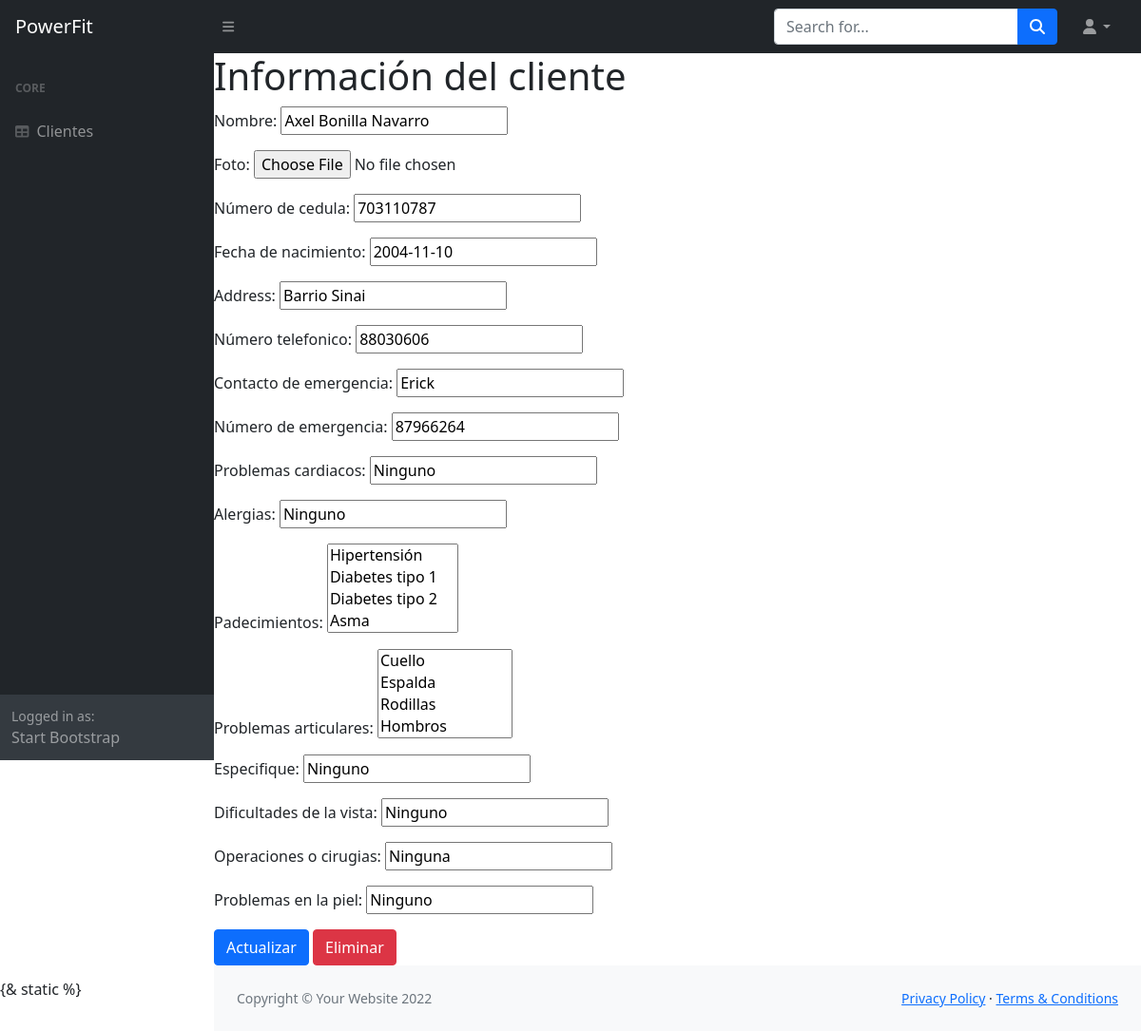
The page /users/update.html/1 on the database its author committed.
### HealthQuest/models.py (models this page shows, shortened)
class HealthQuests (models.Model):
    name = models.CharField(max_length=100, verbose_name= 'Nombre')
    photo = models.FileField(max_length=254, null=True, blank=True, verbose_name='Foto')
    identification = models.IntegerField(verbose_name= 'Número de cedula', blank=True, null=True, unique=True)
    Date_of_birth = models.DateField(default=datetime.date.today, verbose_name= 'Fecha de nacimiento')
    address = models.CharField(max_length=100)
    phone_number = models.IntegerField(verbose_name= 'Número telefonico')
    emergency_contact = models.CharField(max_length=100, verbose_name= 'Contacto de emergencia')
    emergency_number = models.IntegerField(verbose_name= 'Número de emergencia')
    heart_problems = models.CharField(max_length=100, default='Ninguno', verbose_name='Problemas cardiacos')
    allergies = models.CharField(max_length=100, default='Ninguno', verbose_name='Alergias')
    ailments = models.ManyToManyField(Ailments, verbose_name='Padecimientos', blank=True)
    joint_problems = models.ManyToManyField(Joint_problems, verbose_name='Problemas articulares', blank=True)
    specify = models.CharField(max_length=200, default='Ninguno', verbose_name='Especifique')
    vision_difficulties = models.CharField(max_length=100, default='Ninguno', verbose_name='Dificultades de la vista')
    operations_surgeries = models.CharField(max_length=100, default='Ninguna', verbose_name='Operaciones o cirugias')
    skin_problems = models.CharField(max_length=100, default='Ninguno', verbose_name='Problemas en la piel')

### HealthQuest/views.py (the view, shortened to what this page needs)
# urls.py: path('users/update.html/<int:pk>', views.updateuser.as_view(template_name='HealthQuest/update.html'), name='updt'),
class updateuser(UpdateView, SuccessMessageMixin):
    model = HealthQuests
    fields = '__all__'
    template_name = 'HealthQuest/update.html'
    success_message = 'Usuario actualizado'

### HealthQuest/models.py (called while the page is built)
    def __str__(self):
        return self.Joint_problem

    def __str__(self):
        return self.name_ailments

### templates/HealthQuest/update.html (shortened to what this page needs)
{% extends 'HealthQuest/index.html' %}
{% block content %}
    <form method="post">{% csrf_token %}
        <h1>Información del cliente</h1>
        {{ form.as_p }}
        <input class="btn btn-primary" type="submit" value="Actualizar">
        <a href="/delete_users.html/{{ object.id }}" class="btn btn-danger">Eliminar</a>
    </form>
{% endblock %}

### rows shown on the page
HealthQuests: name "Axel Bonilla Navarro", identification "703110787", Date_of_birth "2004-11-10", address "Barrio Sinai", phone_number "88030606", emergency_contact "Erick", emergency_number "87966264", heart_problems "Ninguno", allergies "Ninguno", specify "Ninguno", vision_difficulties "Ninguno", operations_surgeries "Ninguna", skin_problems "Ninguno"
